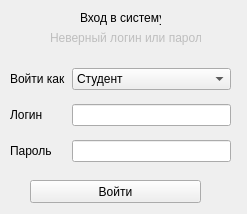
<?xml version="1.0" encoding="UTF-8"?>
<ui version="4.0">
 <class>Widget</class>
 <widget class="QWidget" name="Widget">
  <property name="geometry">
   <rect>
    <x>0</x>
    <y>0</y>
    <width>247</width>
    <height>214</height>
   </rect>
  </property>
  <property name="windowTitle">
   <string>Форма входа</string>
  </property>
  <widget class="QWidget" name="gridLayoutWidget">
   <property name="geometry">
    <rect>
     <x>10</x>
     <y>60</y>
     <width>221</width>
     <height>111</height>
    </rect>
   </property>
   <layout class="QGridLayout" name="gridLayout">
    <item row="2" column="1">
     <widget class="QLineEdit" name="PassLine">
      <property name="inputMethodHints">
       <set>Qt::ImhHiddenText|Qt::ImhNoAutoUppercase|Qt::ImhNoPredictiveText|Qt::ImhSensitiveData</set>
      </property>
      <property name="echoMode">
       <enum>QLineEdit::Password</enum>
      </property>
     </widget>
    </item>
    <item row="1" column="0">
     <widget class="QLabel" name="label_3">
      <property name="text">
       <string>Логин</string>
      </property>
     </widget>
    </item>
    <item row="0" column="1">
     <widget class="QComboBox" name="UsertypeBox">
      <item>
       <property name="text">
        <string>Студент</string>
       </property>
      </item>
      <item>
       <property name="text">
        <string>Преподаватель</string>
       </property>
      </item>
      <item>
       <property name="text">
        <string>Сотрудник деканата</string>
       </property>
      </item>
     </widget>
    </item>
    <item row="1" column="1">
     <widget class="QLineEdit" name="LoginLine"/>
    </item>
    <item row="2" column="0">
     <widget class="QLabel" name="label_4">
      <property name="text">
       <string>Пароль</string>
      </property>
     </widget>
    </item>
    <item row="0" column="0">
     <widget class="QLabel" name="label_2">
      <property name="text">
       <string>Войти как</string>
      </property>
     </widget>
    </item>
   </layout>
  </widget>
  <widget class="QLabel" name="label">
   <property name="geometry">
    <rect>
     <x>80</x>
     <y>10</y>
     <width>81</width>
     <height>16</height>
    </rect>
   </property>
   <property name="text">
    <string>Вход в систему</string>
   </property>
  </widget>
  <widget class="QPushButton" name="Log_in_Button">
   <property name="geometry">
    <rect>
     <x>30</x>
     <y>180</y>
     <width>171</width>
     <height>23</height>
    </rect>
   </property>
   <property name="text">
    <string>Войти</string>
   </property>
  </widget>
  <widget class="QLabel" name="IncorrectDataLabel">
   <property name="enabled">
    <bool>false</bool>
   </property>
   <property name="geometry">
    <rect>
     <x>50</x>
     <y>30</y>
     <width>151</width>
     <height>16</height>
    </rect>
   </property>
   <property name="text">
    <string>Неверный логин или пароль</string>
   </property>
  </widget>
 </widget>
 <resources/>
 <connections/>
</ui>
